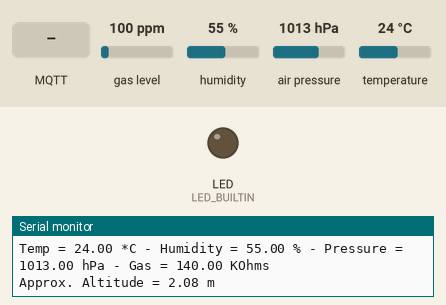
Recording of a sketch running on a simulated Raspberry Pi Pico W. Parts: output pins drawn as LEDs (lit = HIGH), the last lines printed to the serial monitor. Inputs (shaded band) come from the test bench; at power-on: gas level 100 ppm, humidity 55 %, air pressure 1013 hPa, temperature 24 °C. WiFi joins after 1.5 s; servers stay silent unless stated; no MQTT or app messages arrive unless stated.

Above: at 2.7 s.
2.8 s: MQTT message "ON" arrives on the first subscribed topic
At 4.0 s:
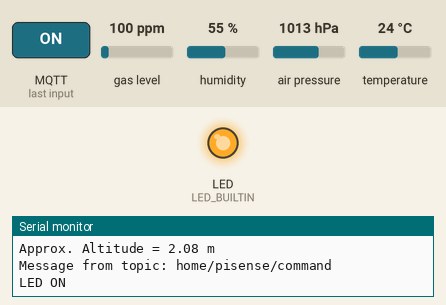
4.3 s: MQTT message "OFF" arrives on the first subscribed topic
At 5.3 s:
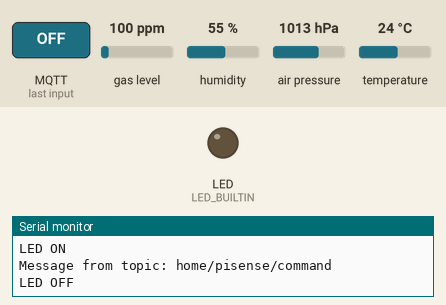
Timing chart, 0 to 7.3 s (numbered marks = the images above; inputs shaded):
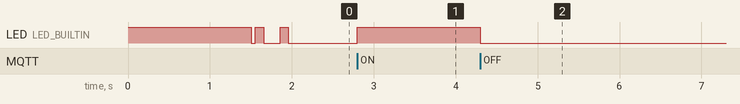

Measured:
- after the input at 2.8 s, LED (LED_BUILTIN): LOW → HIGH at once
- after the input at 4.3 s, LED (LED_BUILTIN): HIGH → LOW at once

The sketch:

ArduinoCode_RpiPico-BME680.ino
```cpp
// (licence header left out)
#include <Wire.h>
#include <Adafruit_Sensor.h>
#include "Adafruit_BME680.h"
#include <WiFi.h>
#include <PubSubClient.h>
#include <WiFiClientSecure.h>

#define SEALEVELPRESSURE_HPA (1013.25)

// Replace with your WiFi credentials
const char* ssid = "YourSSID";
const char* password = "YourPassword";

// MQTT Broker
const char* mqtt_devicename = "PicoBME680"; // Name of the device in MQTT
const char* mqtt_server = "192.168.xxx.xxx"; // IP of the MQTT broker (Home Assistant)
const int mqtt_port = 1883; // Default port of Mosquitto MQTT is 1883. The secure one with SSL/TLS is 8883.
const char* mqtt_user = "mqttUserName";
const char* mqtt_password = "mqttPassword";
const char* availabilityTopic = "home/pisense/status";


const unsigned long measurementInterval = 300000; // 5 minutes
unsigned long lastMeasurementTime = 0;
bool firstRunOrReconnect = true;
unsigned long lastStatusUpdateTime = 0;
const unsigned long statusUpdateInterval = 60000; // 1 minute
unsigned long startAttemptTime = 0; // for the reconnection chrono
unsigned long reconnectDelay = 1000; // Start with 1 second
const unsigned long maxReconnectDelay = 10000; // Maximum delay is 10 seconds
const unsigned long connectionTimeout = 60000; // timeout for the reconnection tentative
unsigned long previousBlinkTime = 0; // Store time of last blink
int blinkCount = 0;  // Count the blink
int blinkState = LOW;  // Actual state of the LED (on or off)
unsigned long previousWiFiAttemptTime = 0;
bool wifiLedState = LOW;
unsigned long previousReconnectTime = 0;
unsigned long previousBlinkTimeReconnect = 0;
unsigned long previousBlinkTimeMeasurement = 0;
bool blinkMeasurementState = LOW;

Adafruit_BME680 bme; // I2C (default pins for Raspberry Pi Pico: GPIO 4 (SDA), GPIO 5(SCL)
WiFiClient espClient;
PubSubClient client(espClient);
WiFiClientSecure secureClient; // Secured client for SSL/TLS


void blinkLED(unsigned long interval) {
    if (millis() - previousBlinkTime >= interval) {
        previousBlinkTime = millis();
        blinkState = !blinkState;
        digitalWrite(LED_BUILTIN, blinkState);
    }
}

void blinkError(int times) {
  unsigned long currentMillis = millis();

  if (blinkCount < times) {
    if (currentMillis - previousBlinkTime >= 300) {  // If 300ms passed since last blink
      previousBlinkTime = currentMillis;
      blinkState = !blinkState;  // Change state of LED (on/off)
      digitalWrite(LED_BUILTIN, blinkState);

      if (blinkState == LOW) {
        blinkCount++;  // Increment count once LED is off
      }
    }
  }
}

void setup_wifi() {
  Serial.println();
  Serial.print("Connecting to ");
  Serial.println(ssid);

  WiFi.begin(ssid, password);

  while (WiFi.status() != WL_CONNECTED) {
    unsigned long currentMillis = millis();

    if (currentMillis - previousWiFiAttemptTime >= 100) {
      previousWiFiAttemptTime = currentMillis;
      digitalWrite(LED_BUILTIN, wifiLedState);
      wifiLedState = !wifiLedState;  // Change state of the LED every 100ms
    }
    Serial.print(".");
  }

  Serial.println("");
  Serial.println("WiFi connected!");
  Serial.print("IP address: ");
  Serial.println(WiFi.localIP());
}

void checkWiFi() {
  if (WiFi.status() != WL_CONNECTED) {
    Serial.println("WiFi disconnected, reconnecting...");
    WiFi.begin(ssid, password);
    while (WiFi.status() != WL_CONNECTED) {
      delay(1000);
      Serial.print(".");
    }
    Serial.println("WiFi reconnected!");
    firstRunOrReconnect = true;
  }
}

void reconnect() {
  startAttemptTime = millis(); // init the chrono
  Serial.println("Starting MQTT reconnection process...");

  // Loop until we're reconnected or timeout reached
  while (!client.connected()) {
    Serial.print("Attempting MQTT connection... ");

    unsigned long currentMillis = millis();
    if (currentMillis - previousBlinkTimeReconnect >= 100) {
      previousBlinkTimeReconnect = currentMillis;
      digitalWrite(LED_BUILTIN, !digitalRead(LED_BUILTIN));  // Change state of LED
    }

    // Attempt to connect and define disponibility message (birth) + LWT
    if (client.connect(mqtt_devicename, mqtt_user, mqtt_password, availabilityTopic, 1, true, "offline")) {
      Serial.println("Connected!");
      client.publish(availabilityTopic, "online", true);
      client.subscribe("home/pisense/command"); // Resubscribe to topic
    } else {
      Serial.print("Failed to connect, state ");
      Serial.println(client.state());
      blinkError(3); // Blink 3 times to show there is an error

      if (!client.connected()) {
        reconnectDelay = (reconnectDelay * 2 > maxReconnectDelay) ? maxReconnectDelay : reconnectDelay * 2;
        delay(reconnectDelay);
      } else {
        reconnectDelay = 1000; // Reset delay on successful connection
      }

      // Timeout after 60 seconds
      if (millis() - startAttemptTime > connectionTimeout) {
        Serial.println("Timeout reached, skipping reconnection for now...");
        return;
      }
    }
  }
}

void callback(char* topic, byte* payload, unsigned int length) {
  Serial.print("Message from topic: ");
  Serial.println(topic);

  // Convert payload to varchar
  char message[length + 1];  // Add 1 for the end chararcter '\0'
  for (unsigned int i = 0; i < length; i++) {
    message[i] = (char)payload[i];
  }
  message[length] = '\0';  // End chain

  // Check message and execute related action
  if (strcmp(message, "ON") == 0) {
    digitalWrite(LED_BUILTIN, HIGH);  // Turn on LED
    Serial.println("LED ON");
  } else if (strcmp(message, "OFF") == 0) {
    digitalWrite(LED_BUILTIN, LOW);  // Turn off LED
    Serial.println("LED OFF");
  } else {
    Serial.println("Unrecognized command from broker...");
  }
}

void sendDiscoveryPayloads() {
  String tempPayload = R"({
    "name": "PiSense Temperature",
    "state_topic": "home/pisense/bme680",
    "unit_of_measurement": "°C",
    "value_template": "{{ value_json.temperature }}",
    "device_class": "temperature",
    "unique_id": "bme680_temperature",
    "availability_topic": "home/pisense/status",
    "device": {
      "identifiers": ["bme680"],
      "name": "PiSense",
      "model": "BME680",
      "manufacturer": "Bosch"
  })";
  client.publish("homeassistant/sensor/pisense_temperature/config", tempPayload.c_str(), true);

  String humPayload = R"({
    "name": "PiSense Humidity",
    "state_topic": "home/pisense/bme680",
    "unit_of_measurement": "%",
    "value_template": "{{ value_json.humidity }}",
    "device_class": "humidity",
    "unique_id": "bme680_humidity",
    "availability_topic": "home/pisense/status",
    "device": {
      "identifiers": ["bme680"],
      "name": "PiSense",
      "model": "BME680",
      "manufacturer": "Bosch"
  })";
  client.publish("homeassistant/sensor/pisense_humidity/config", humPayload.c_str(), true);

  String pressPayload = R"({
    "name": "PiSense Pressure",
    "state_topic": "home/pisense/bme680",
    "unit_of_measurement": "hPa",
    "value_template": "{{ value_json.pressure }}",
    "device_class": "pressure",
    "unique_id": "bme680_pressure",
    "availability_topic": "home/pisense/status",
    "device": {
      "identifiers": ["bme680"],
      "name": "PiSense",
      "model": "BME680",
      "manufacturer": "Bosch"
  })";
  client.publish("homeassistant/sensor/pisense_pressure/config", pressPayload.c_str(), true);

  String gasPayload = R"({
    "name": "PiSense Gas Resistance",
    "state_topic": "home/pisense/bme680",
    "unit_of_measurement": "kOhms",
    "value_template": "{{ value_json.gas }}",
    "unique_id": "bme680_gas_resistance",
    "availability_topic": "home/pisense/status",
    "device": {
      "identifiers": ["bme680"],
      "name": "PiSense",
      "model": "BME680",
      "manufacturer": "Bosch"
  })";
  client.publish("homeassistant/sensor/pisense_gas_resistance/config", gasPayload.c_str(), true);
}

// Send real sensor data
void sendSensorData() {
  String payload = "{";
  payload += "\"temperature\":";
  payload += bme.temperature;
  payload += ",\"humidity\":";
  payload += bme.humidity;
  payload += ",\"pressure\":";
  payload += bme.pressure / 100.0;
  payload += ",\"gas\":";
  payload += bme.gas_resistance / 1000.0;
  payload += "}";

  client.publish("home/pisense/bme680", payload.c_str(), true);
  Serial.println("Published data to MQTT: ");
  Serial.println(payload);
}


void setup() {
  // initialize digital pin LED_BUILTIN as an output.
  pinMode(LED_BUILTIN, OUTPUT);
  digitalWrite(LED_BUILTIN, HIGH);

  Serial.begin(115200);
  while (!Serial);
  setup_wifi();
  client.setServer(mqtt_server, 1883);
  client.setCallback(callback);

  Serial.println(F("BME680 async test"));

  if (!bme.begin(0x76)) { // If 0x77 does not work, try 0x76
    Serial.println(F("Could not find a valid BME680 sensor, check wiring!"));
    blinkError(3); // Blink 3 times to show there is an error
    while (1);
  }

  // Once connected, send MQTT discovery payload
  if (client.connected()) {
    sendDiscoveryPayloads();
    client.publish("home/pisense/status", "online", true);
  }

  Serial.println("BME680 detected!");

  // Oversampling and filter initialization
  bme.setTemperatureOversampling(BME680_OS_8X);
  bme.setHumidityOversampling(BME680_OS_2X);
  bme.setPressureOversampling(BME680_OS_4X);
  bme.setIIRFilterSize(BME680_FILTER_SIZE_3);
  bme.setGasHeater(320, 150); // 320*C for 150 ms
}

void loop() {
  checkWiFi();
  if (!client.connected()) {
    reconnect();
  }

  // Regularly call to maintain MQTT connection
  client.loop();

  // Chrono to perform new measure
  unsigned long currentTime = millis();
  if (currentTime - lastStatusUpdateTime >= statusUpdateInterval) {
    lastStatusUpdateTime = currentTime;
    client.publish("home/pisense/status", "online", true);
  }
  if (firstRunOrReconnect || currentTime - lastMeasurementTime >= measurementInterval) {
    if(firstRunOrReconnect){
      firstRunOrReconnect = false; // Deactivate special condition
      Serial.print("First run or recently reconnected - ");
    }
    Serial.println("Starting measurement...");
    lastMeasurementTime = currentTime; // Reinit the chrono

    digitalWrite(LED_BUILTIN, HIGH);

    // Begin BME680 measurement
    unsigned long endTime = bme.beginReading();
    if (endTime == 0) {
      Serial.println(F("Failed to begin reading... Check sensor connection."));
      blinkError(3); // Blink 3 times to show there is an error
      return;
    }

    // Blink during process
    unsigned long startTime = millis();
    while (millis() < endTime) {
      if (millis() - previousBlinkTimeMeasurement >= 100) {
        previousBlinkTimeMeasurement = millis();
        blinkMeasurementState = !blinkMeasurementState;
        digitalWrite(LED_BUILTIN, blinkMeasurementState);
      }
    }

    // Obtain measurement results from BME680
    // Note that this operation isn't instantaneous even if milli() >= endTime due to I2C/SPI latency.
    if (!bme.endReading()) {
      Serial.println(F("Failed to fetch results from sensor..."));
      blinkError(3); // Blink 3 times to show there is an error
      return;
    }

    // Indicate success with a quick LED blink
    Serial.println("Measurement successful. Preparing to publish data...");
    digitalWrite(LED_BUILTIN, HIGH);
    delay(100);
    digitalWrite(LED_BUILTIN, LOW);

    sendSensorData();

    // Print data via serial port just in case
    Serial.print(F("Temp = "));
    Serial.print(bme.temperature);
    Serial.print(F(" *C - "));

    Serial.print(F("Humidity = "));
    Serial.print(bme.humidity);
    Serial.print(F(" % - "));

    Serial.print(F("Pressure = "));
    Serial.print(bme.pressure / 100.0);
    Serial.print(F(" hPa - "));

    Serial.print(F("Gas = "));
    Serial.print(bme.gas_resistance / 1000.0);
    Serial.println(F(" KOhms"));

    Serial.print(F("Approx. Altitude = "));
    Serial.print(bme.readAltitude(SEALEVELPRESSURE_HPA));
    Serial.println(F(" m"));

    Serial.println();
    digitalWrite(LED_BUILTIN, LOW); // turn the LED off by making the voltage LOW
  }
}
```
